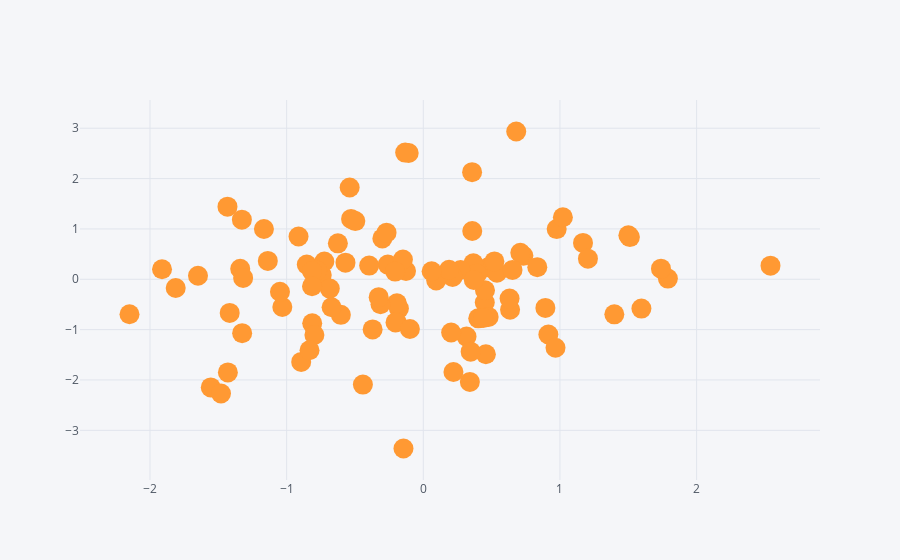

The notebook cell saved with this chart:
### Code cell
df.iplot(kind='scatter',x='A',y='B',mode='markers',size=20)
